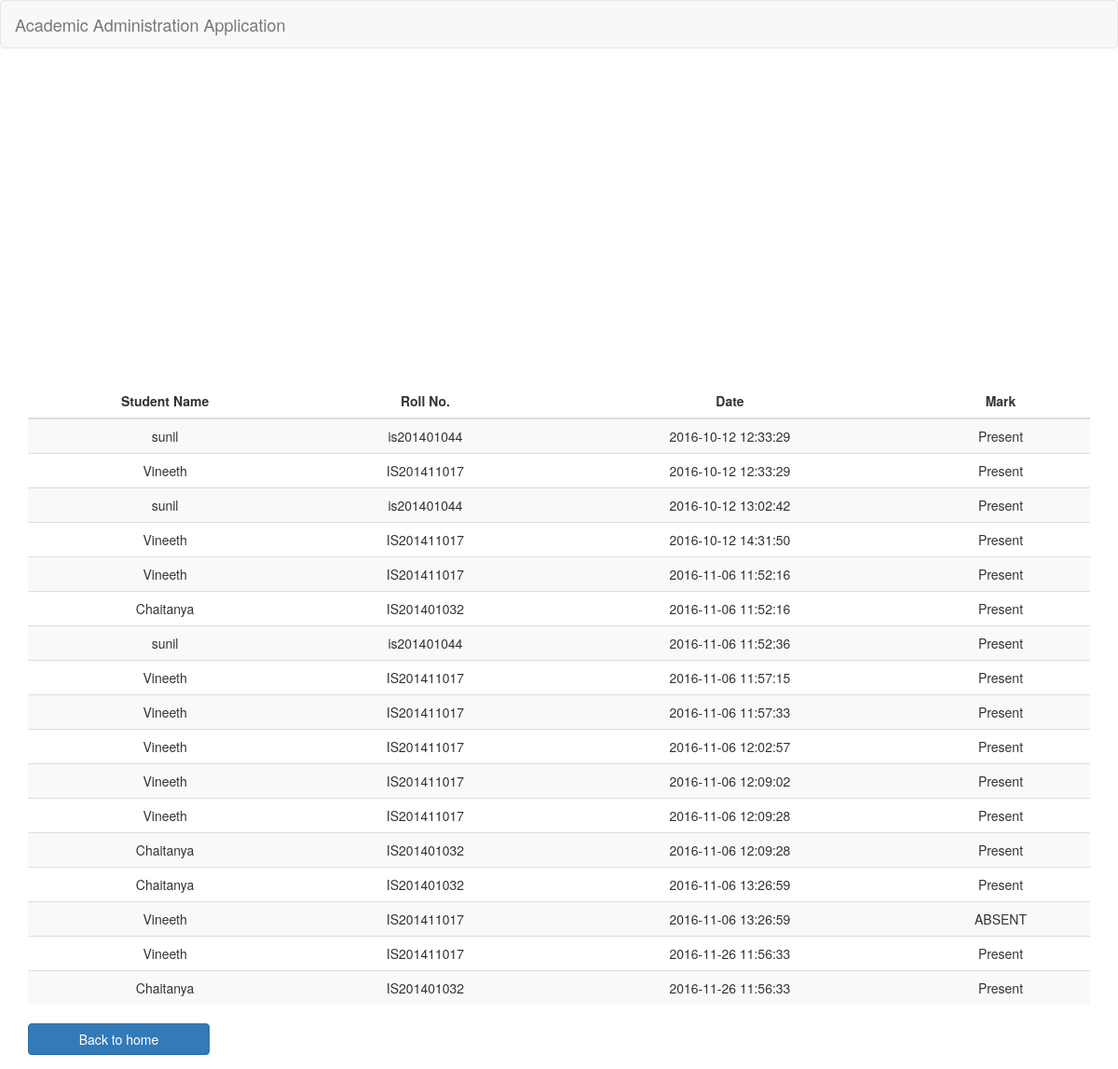
/display_attendance3.php?cid=14, run on the app's committed database.
### tables this page shows
CREATE TABLE IF NOT EXISTS `attendance` (
  `sid` int(11) NOT NULL,
  `cid` int(11) NOT NULL,
  `dt` datetime NOT NULL,
  `mark` varchar(10) NOT NULL,
  `fid` int(11) NOT NULL
);

CREATE TABLE IF NOT EXISTS `students` (
  `sid` int(11) NOT NULL AUTO_INCREMENT,
  `Name` varchar(100) NOT NULL,
  `Password` varchar(100) NOT NULL,
  `Roll_No` varchar(11) NOT NULL,
  `email_Id` varchar(40) NOT NULL,
  `Phone_no` int(11) NOT NULL,
  PRIMARY KEY (`sid`),
  UNIQUE KEY `email_Id` (`email_Id`)
);

### display_attendance3.php (the view, shortened to what this page needs)
<!DOCTYPE html>
<html>
<head>
    <link rel="stylesheet" href="css/bootstrap.min.css" type="text/css" />
</head>
<body>
<nav class="navbar navbar-default" role="navigation">
    <div class="container-fluid">
        <div class="navbar-header">
            <a class="navbar-brand" href="index.php">Academic Administration Application</a>
        </div>
        <div class="collapse navbar-collapse" id="navbar1">
        </div>
    </div>
</nav>
<?php
include_once 'dbconnect.php';
$cid = mysqli_real_escape_string($con,$_GET['cid']);
$sql = " select s.name,s.roll_no,a.dt,a.mark from students s,attendance a where s.sid = a.sid and a.cid = $cid";
$result = $con->query($sql);
if ($result->num_rows > 0) {
    echo "<div class='container'><table class='table table-striped '>
    <thead>
      <tr>
        <th><center>Student Name</center></th>
        <th><center>Roll No.</center></th>
        <th><center>Date</center></th>
        <th><center>Mark</center></th>
        </tr>
    </thead>
    <tbody>";
    while($row = $result->fetch_assoc()) {
        echo "<tr><td><center>"."$row[name]"."</center></td><td><center>"."$row[roll_no]"."</center></td><td><center>"."$row[dt]"."</center></td><td><center>"."$row[mark]"."</center></td> </tr>";
        echo "<br>";
    }
} else {
  $t = 1;
    echo "Sorry 0 results <br> ";
}
?>
</div>
<div class="form-group">
        <a href="facpage.php"><input type="back" value="Back to home" class="btn btn-primary" /></a>
</div>
</body>
</html>

### data on the page
attendance: sid.Name "sunil", sid.Roll_No "is201401044", dt "2016-10-12 12:33:29", mark "Present"
attendance: sid.Name "Vineeth", sid.Roll_No "IS201411017", dt "2016-10-12 12:33:29", mark "Present"
attendance: sid.Name "sunil", sid.Roll_No "is201401044", dt "2016-10-12 13:02:42", mark "Present"
attendance: sid.Name "Vineeth", sid.Roll_No "IS201411017", dt "2016-10-12 14:31:50", mark "Present"
attendance: sid.Name "Vineeth", sid.Roll_No "IS201411017", dt "2016-11-06 11:52:16", mark "Present"
attendance: sid.Name "Chaitanya", sid.Roll_No "IS201401032", dt "2016-11-06 11:52:16", mark "Present"
attendance: sid.Name "sunil", sid.Roll_No "is201401044", dt "2016-11-06 11:52:36", mark "Present"
attendance: sid.Name "Vineeth", sid.Roll_No "IS201411017", dt "2016-11-06 11:57:15", mark "Present"
attendance: sid.Name "Vineeth", sid.Roll_No "IS201411017", dt "2016-11-06 11:57:33", mark "Present"
attendance: sid.Name "Vineeth", sid.Roll_No "IS201411017", dt "2016-11-06 12:02:57", mark "Present"
attendance: sid.Name "Vineeth", sid.Roll_No "IS201411017", dt "2016-11-06 12:09:02", mark "Present"
attendance: sid.Name "Vineeth", sid.Roll_No "IS201411017", dt "2016-11-06 12:09:28", mark "Present"
attendance: sid.Name "Chaitanya", sid.Roll_No "IS201401032", dt "2016-11-06 12:09:28", mark "Present"
attendance: sid.Name "Chaitanya", sid.Roll_No "IS201401032", dt "2016-11-06 13:26:59", mark "Present"
attendance: sid.Name "Vineeth", sid.Roll_No "IS201411017", dt "2016-11-06 13:26:59", mark "ABSENT"
attendance: sid.Name "Vineeth", sid.Roll_No "IS201411017", dt "2016-11-26 11:56:33", mark "Present"
attendance: sid.Name "Chaitanya", sid.Roll_No "IS201401032", dt "2016-11-26 11:56:33", mark "Present"
